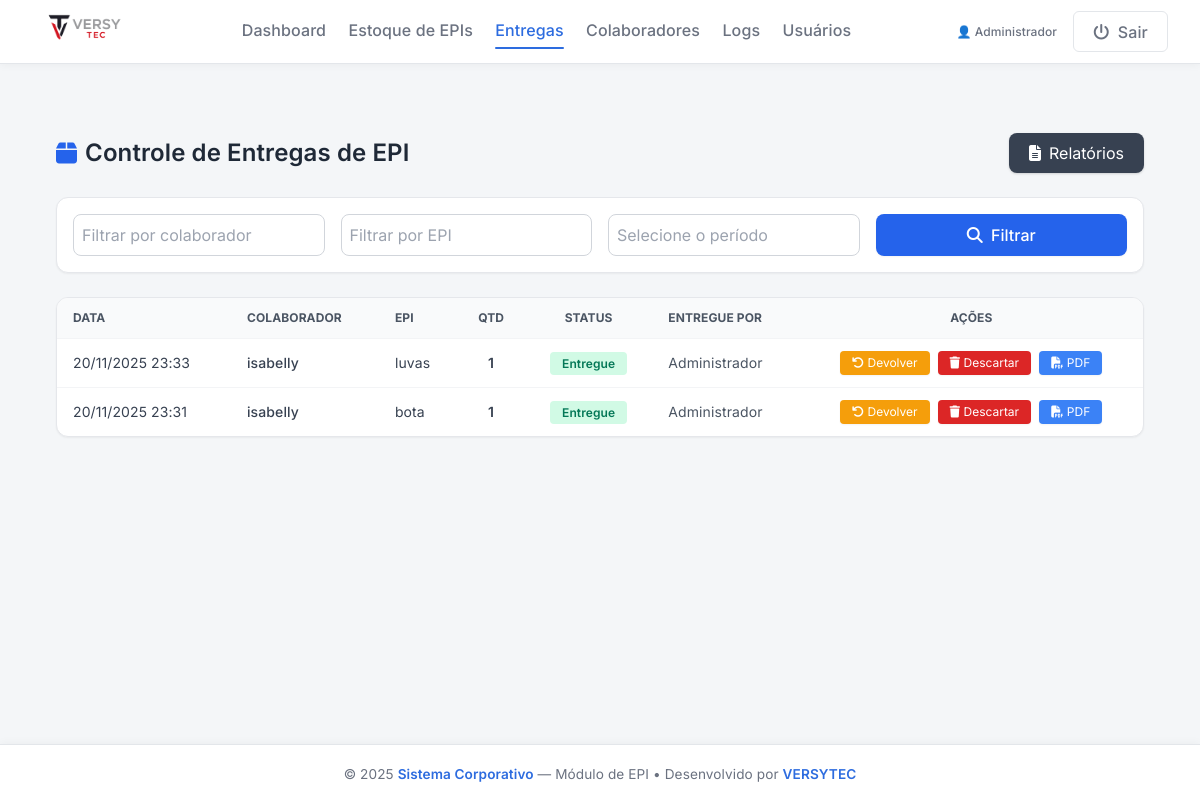
Page /entregas (signed in) on the committed database.
### app.py (models this page shows)
class User(UserMixin, db.Model):
    id = db.Column(db.Integer, primary_key=True)
    nome = db.Column(db.String(120))
    login = db.Column(db.String(80), unique=True)
    senha = db.Column(db.String(120))
    role = db.Column(db.String(50), default='user')  # admin / supervisor / user

class EntregaEpi(db.Model):
    __tablename__ = 'entrega_epi'
    id = db.Column(db.Integer, primary_key=True)
    funcionario_id = db.Column(db.Integer, db.ForeignKey('funcionario.id', ondelete='CASCADE'), nullable=False)
    epi_id = db.Column(db.Integer, db.ForeignKey('epi.id', ondelete='CASCADE'), nullable=False)
    quantidade = db.Column(db.Integer, nullable=False)
    data_entrega = db.Column(db.DateTime, default=datetime.utcnow)
    validade_entrega = db.Column(db.Date)
    entregue_por = db.Column(db.String(120))
    status = db.Column(db.String(20), default='entregue')  # entregue / devolvido / descartado
    observacao = db.Column(db.String(255))
    data_devolucao = db.Column(db.DateTime)
    data_descarte = db.Column(db.DateTime)

class Funcionario(db.Model):
    id = db.Column(db.Integer, primary_key=True)
    nome = db.Column(db.String(120), nullable=False)
    matricula = db.Column(db.String(50), unique=True, nullable=False)
    setor = db.Column(db.String(120))
    data_admissao = db.Column(db.Date)
    senha_validacao = db.Column(db.String(120))
    entregas = db.relationship(
        'EntregaEpi',
        backref='funcionario',
        lazy=True,
        cascade='all, delete-orphan'
    )

class Epi(db.Model):
    __tablename__ = 'epi'
    id = db.Column(db.Integer, primary_key=True)
    nome = db.Column(db.String(120), nullable=False)
    codigo_produto = db.Column(db.String(50))
    numero_ca = db.Column(db.String(50))
    validade_ca = db.Column(db.String(50))  # DD/MM/YYYY ou YYYY-MM-DD
    quantidade = db.Column(db.Integer, default=0)
    valor_unitario = db.Column(db.Float, default=0.0)
    observacao = db.Column(db.String(255))
    entregas = db.relationship(
        'EntregaEpi',
        backref='epi',
        lazy=True,
        cascade='all, delete-orphan'
    )
    historico = db.relationship(
        "HistoricoEpi",
        backref="epi_rel",
        lazy=True,
        cascade='all, delete-orphan'
    )

### app.py (the view, shortened to what this page needs)
@app.route('/entregas')
@login_required
def entregas():
    colaborador = request.args.get('colaborador', '').strip()
    epi_nome = request.args.get('epi', '').strip()
    data_inicio = request.args.get('data_inicio', '')
    data_fim = request.args.get('data_fim', '')
    query = (EntregaEpi.query
             .join(Funcionario)
             .join(Epi)
             .filter(EntregaEpi.status == 'entregue'))
    if colaborador:
        query = query.filter(Funcionario.nome.ilike(f"%{colaborador}%"))
    if epi_nome:
        query = query.filter(Epi.nome.ilike(f"%{epi_nome}%"))
    entregas_list = query.order_by(EntregaEpi.data_entrega.desc()).all()
    historico = (EntregaEpi.query
                 .order_by(EntregaEpi.data_entrega.desc())
                 .all())
    return render_template(
        'entregas.html',
        user=current_user,
        entregas=entregas_list,
        historico=historico
    )

### app.py (called while the page is built)
@login_manager.user_loader
def load_user(user_id):
    return User.query.get(int(user_id))

### templates/entregas.html (shortened to what this page needs)
{% extends "base.html" %}
{% block content %}
<div class="max-w-7xl mx-auto p-6">
  <div class="flex items-center justify-between mb-6">
    <h1 class="text-2xl font-semibold text-gray-800 flex items-center gap-2">
      <i class="fas fa-box text-blue-600"></i>
      Controle de Entregas de EPI
    </h1>
    <button onclick="abrirRelatorios()"
            class="bg-gray-700 hover:bg-gray-800 text-white px-5 py-2 rounded-lg shadow flex items-center gap-2">
      <i class="fas fa-file-alt"></i> Relatórios
    </button>
  </div>
  <link rel="stylesheet" href="https://cdn.jsdelivr.net/npm/litepicker/dist/css/litepicker.css"/>
  <form method="get"
        class="bg-white border border-gray-200 p-4 rounded-xl shadow-sm grid grid-cols-1 sm:grid-cols-4 gap-4 mb-6">
    <input type="text" name="colaborador"
           value="{{ request.args.get('colaborador', '') }}"
           placeholder="Filtrar por colaborador"
           class="p-2 border border-gray-300 rounded-lg w-full focus:ring focus:ring-blue-200">
    <input type="text" name="epi"
           value="{{ request.args.get('epi', '') }}"
           placeholder="Filtrar por EPI"
           class="p-2 border border-gray-300 rounded-lg w-full focus:ring focus:ring-blue-200">
    <input type="text" id="periodo" name="periodo"
           value="{{ request.args.get('periodo', '') }}"
           placeholder="Selecione o período"
           class="p-2 border border-gray-300 rounded-lg w-full focus:ring focus:ring-blue-200">
    <button type="submit"
            class="bg-blue-600 hover:bg-blue-700 text-white font-medium py-2 px-4 rounded-lg shadow-sm">
      <i class="fas fa-search mr-1"></i> Filtrar
    </button>
  </form>
  <div class="overflow-x-auto bg-white border border-gray-200 shadow-sm rounded-xl">
    <table class="min-w-full text-sm text-gray-700">
      <thead class="bg-gray-50 border-b border-gray-200">
        <tr class="text-gray-600 uppercase text-xs">
          <th class="py-3 px-4 text-left">Data</th>
          <th class="py-3 px-4 text-left">Colaborador</th>
          <th class="py-3 px-4 text-left">EPI</th>
          <th class="py-3 px-4 text-center">Qtd</th>
          <th class="py-3 px-4 text-center">Status</th>
          <th class="py-3 px-4 text-left">Entregue por</th>
          <th class="py-3 px-4 text-center">Ações</th>
        </tr>
      </thead>
      <tbody>
        {% for e in entregas %}
        <tr class="border-t border-gray-100 hover:bg-gray-50 transition">
          <td class="py-3 px-4">{{ e.data_entrega.strftime('%d/%m/%Y %H:%M') }}</td>
          <td class="py-3 px-4 font-medium">{{ e.funcionario.nome }}</td>
          <td class="py-3 px-4">{{ e.epi.nome }}</td>
          <td class="py-3 px-4 text-center font-semibold">{{ e.quantidade }}</td>
          <td class="py-3 px-4 text-center">
            {% if e.status == 'entregue' %}
              <span class="bg-green-100 text-green-700 px-3 py-1 rounded text-xs font-semibold">Entregue</span>
            {% elif e.status == 'devolvido' %}
              <span class="bg-yellow-100 text-yellow-700 px-3 py-1 rounded text-xs font-semibold">Devolvido</span>
            {% elif e.status == 'descartado' %}
              <span class="bg-red-100 text-red-600 px-3 py-1 rounded text-xs font-semibold">Descartado</span>
            {% endif %}
          </td>
          <td class="py-3 px-4 text-gray-600">{{ e.entregue_por or "-" }}</td>
          <td class="py-3 px-4 text-center flex justify-center gap-2 flex-wrap">
            {% if e.status == 'entregue' and e.quantidade > 0 %}
              <button onclick="confirmarDevolucao({{ e.id }}, {{ e.quantidade }})"
                      class="bg-yellow-500 hover:bg-yellow-600 text-white px-3 py-1 rounded text-xs shadow-sm">
                <i class="fas fa-undo"></i> Devolver
              </button>
              <button onclick="confirmarDescarte({{ e.id }}, {{ e.quantidade }})"
                      class="bg-red-600 hover:bg-red-700 text-white px-3 py-1 rounded text-xs shadow-sm">
                <i class="fas fa-trash"></i> Descartar
              </button>
            {% endif %}
            <a href="{{ url_for('ficha_epi', funcionario_id=e.funcionario.id) }}" target="_blank"
               class="bg-blue-500 hover:bg-blue-600 text-white px-3 py-1 rounded text-xs shadow-sm">
              <i class="fas fa-file-pdf"></i> PDF
            </a>
          </td>
        </tr>
        {% else %}
        <tr>
          <td colspan="7" class="py-4 text-center text-gray-500 italic">Nenhuma entrega encontrada.</td>
        </tr>
        {% endfor %}
      </tbody>
    </table>
  </div>
</div>
{% endblock %}

### templates/base.html (shortened to what this page needs)
<!DOCTYPE html>
<html lang="pt-BR">
<head>
  <link href="https://cdn.jsdelivr.net/npm/tailwindcss@2.2.19/dist/tailwind.min.css" rel="stylesheet">
</head>
<body>
  <header>
    <div class="brand">
      <img src="{{ url_for('static', filename='logo.png') }}" alt="Logo">
    </div>
    <nav>
      <a href="{{ url_for('dashboard') }}"
         class="{% if request.endpoint == 'dashboard' %}active{% endif %}">
         Dashboard
      </a>
      {% if current_user.role in ['estoquista', 'admin'] %}
        <a href="{{ url_for('epis') }}"
           class="{% if request.endpoint == 'epis' %}active{% endif %}">
           Estoque de EPIs
        </a>
        <a href="{{ url_for('entregas') }}"
           class="{% if request.endpoint == 'entregas' %}active{% endif %}">
           Entregas
        </a>
      {% endif %}
      {% if current_user.role == 'admin' %}
        <a href="{{ url_for('cadastro_funcionarios') }}"
           class="{% if request.endpoint == 'cadastro_funcionarios' %}active{% endif %}">
           Colaboradores
        </a>
        <a href="{{ url_for('logs') }}"
           class="{% if request.endpoint == 'logs' %}active{% endif %}">
           Logs
        </a>
        <a href="{{ url_for('usuarios') }}"
           class="{% if request.endpoint == 'usuarios' %}active{% endif %}">
           Usuários
        </a>
      {% endif %}
    </nav>
    <div class="flex items-center gap-4">
      <span class="text-xs text-gray-500 hidden sm:block font-medium">
        👤 {{ current_user.nome }}
      </span>
      <a href="{{ url_for('logout') }}" class="btn-sair">
        <i class="fas fa-power-off mr-1"></i> Sair
      </a>
    </div>
  </header>
  <main>
    {% block content %}{% endblock %}
  </main>
  <footer>
    © 2025 <span>Sistema Corporativo</span> — Módulo de EPI • Desenvolvido por <span>VERSYTEC</span>
  </footer>
</body>
</html>

### templates/base.html (style rules this page uses)
:root { --bg: #f4f6f8; --header-bg: #ffffff; --panel: #ffffff; --border: #e3e6ea; --text: #1f2937; --muted: #6b7280; --accent: #2d6cdf; --accent-light: #e8f0ff; --radius: 10px; --shadow: 0 4px 12px rgba(0,0,0,0.06); }
body { background: var(--bg); margin: 0; padding: 0; color: var(--text); font-family: 'Inter', sans-serif; letter-spacing: 0.1px; }
header { background: var(--header-bg); border-bottom: 1px solid var(--border); padding: 0.9rem 2rem; display: flex; justify-content: space-between; align-items: center; height: 64px; min-height: 64px; overflow: hidden; position: sticky; top: 0; z-index: 50; box-shadow: 0 2px 8px rgba(0,0,0,0.04); }
.brand { display: flex; align-items: center; gap: 0.75rem; }
.brand img { height: 70px; max-height: 70px; object-fit: contain; margin-top: -10px; }
nav { display: flex; gap: 1.4rem; }
nav a { color: var(--muted); font-weight: 500; padding-bottom: 4px; transition: 0.25s ease; position: relative; }
nav a.active { color: var(--accent); }
nav a.active::after { content: ""; position: absolute; left: 0; bottom: -3px; width: 100%; height: 2px; background: var(--accent); border-radius: 4px; }
.btn-sair { border: 1px solid var(--border); padding: 0.45rem 1.2rem; border-radius: 6px; font-weight: 500; color: var(--muted); transition: 0.25s; background: white; }
main { padding: 2.8rem 2rem; min-height: 85vh; }
footer { background: var(--header-bg); border-top: 1px solid var(--border); text-align: center; padding: 1.2rem; color: var(--muted); font-size: .85rem; box-shadow: 0 -2px 8px rgba(0,0,0,0.03); }
footer span { color: var(--accent); font-weight: 600; }

### rows in the picture
User: nome "Administrador"
EntregaEpi: data_entrega "20/11/2025 23:33", funcionario.nome "isabelly", epi.nome "luvas", quantidade "1", status "Entregue", entregue_por "Administrador"
EntregaEpi: data_entrega "20/11/2025 23:31", funcionario.nome "isabelly", epi.nome "bota", quantidade "1", status "Entregue", entregue_por "Administrador"
